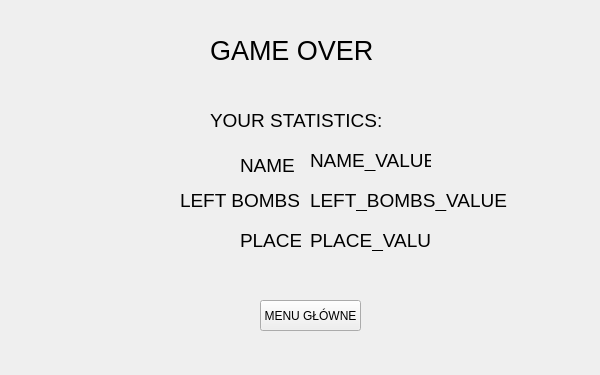
<?xml version="1.0" encoding="UTF-8"?>
<ui version="4.0">
 <class>Form</class>
 <widget class="QWidget" name="Form">
  <property name="geometry">
   <rect>
    <x>0</x>
    <y>0</y>
    <width>600</width>
    <height>375</height>
   </rect>
  </property>
  <property name="focusPolicy">
   <enum>Qt::StrongFocus</enum>
  </property>
  <property name="windowTitle">
   <string>Bomberman</string>
  </property>
  <property name="autoFillBackground">
   <bool>false</bool>
  </property>
  <widget class="QPushButton" name="button_main">
   <property name="geometry">
    <rect>
     <x>260</x>
     <y>300</y>
     <width>101</width>
     <height>31</height>
    </rect>
   </property>
   <property name="mouseTracking">
    <bool>true</bool>
   </property>
   <property name="focusPolicy">
    <enum>Qt::ClickFocus</enum>
   </property>
   <property name="contextMenuPolicy">
    <enum>Qt::ActionsContextMenu</enum>
   </property>
   <property name="autoFillBackground">
    <bool>false</bool>
   </property>
   <property name="text">
    <string>MENU GŁÓWNE</string>
   </property>
   <property name="checkable">
    <bool>false</bool>
   </property>
   <property name="checked">
    <bool>false</bool>
   </property>
   <property name="flat">
    <bool>false</bool>
   </property>
  </widget>
  <widget class="QLabel" name="label2">
   <property name="geometry">
    <rect>
     <x>210</x>
     <y>110</y>
     <width>181</width>
     <height>21</height>
    </rect>
   </property>
   <property name="font">
    <font>
     <pointsize>14</pointsize>
    </font>
   </property>
   <property name="text">
    <string>YOUR STATISTICS:</string>
   </property>
  </widget>
  <widget class="QLabel" name="label">
   <property name="geometry">
    <rect>
     <x>60</x>
     <y>30</y>
     <width>471</width>
     <height>41</height>
    </rect>
   </property>
   <property name="font">
    <font>
     <pointsize>20</pointsize>
    </font>
   </property>
   <property name="text">
    <string>                    GAME OVER</string>
   </property>
  </widget>
  <widget class="QLabel" name="label2_2">
   <property name="geometry">
    <rect>
     <x>240</x>
     <y>150</y>
     <width>61</width>
     <height>31</height>
    </rect>
   </property>
   <property name="font">
    <font>
     <pointsize>14</pointsize>
    </font>
   </property>
   <property name="text">
    <string>NAME</string>
   </property>
  </widget>
  <widget class="QLabel" name="label2_3">
   <property name="geometry">
    <rect>
     <x>180</x>
     <y>190</y>
     <width>121</width>
     <height>21</height>
    </rect>
   </property>
   <property name="font">
    <font>
     <pointsize>14</pointsize>
    </font>
   </property>
   <property name="text">
    <string>LEFT BOMBS</string>
   </property>
  </widget>
  <widget class="QLabel" name="label2_4">
   <property name="geometry">
    <rect>
     <x>240</x>
     <y>230</y>
     <width>61</width>
     <height>21</height>
    </rect>
   </property>
   <property name="font">
    <font>
     <pointsize>14</pointsize>
    </font>
   </property>
   <property name="text">
    <string>PLACE</string>
   </property>
  </widget>
  <widget class="QLabel" name="NAME_VALUE">
   <property name="geometry">
    <rect>
     <x>310</x>
     <y>150</y>
     <width>121</width>
     <height>21</height>
    </rect>
   </property>
   <property name="font">
    <font>
     <pointsize>14</pointsize>
    </font>
   </property>
   <property name="text">
    <string>NAME_VALUE</string>
   </property>
  </widget>
  <widget class="QLabel" name="LEFT_BOMBS_VALUE">
   <property name="geometry">
    <rect>
     <x>310</x>
     <y>190</y>
     <width>221</width>
     <height>21</height>
    </rect>
   </property>
   <property name="font">
    <font>
     <pointsize>14</pointsize>
    </font>
   </property>
   <property name="text">
    <string>LEFT_BOMBS_VALUE</string>
   </property>
  </widget>
  <widget class="QLabel" name="PLACE_VALUE">
   <property name="geometry">
    <rect>
     <x>310</x>
     <y>230</y>
     <width>121</width>
     <height>21</height>
    </rect>
   </property>
   <property name="font">
    <font>
     <pointsize>14</pointsize>
    </font>
   </property>
   <property name="text">
    <string>PLACE_VALUE</string>
   </property>
  </widget>
 </widget>
 <resources/>
 <connections/>
</ui>
